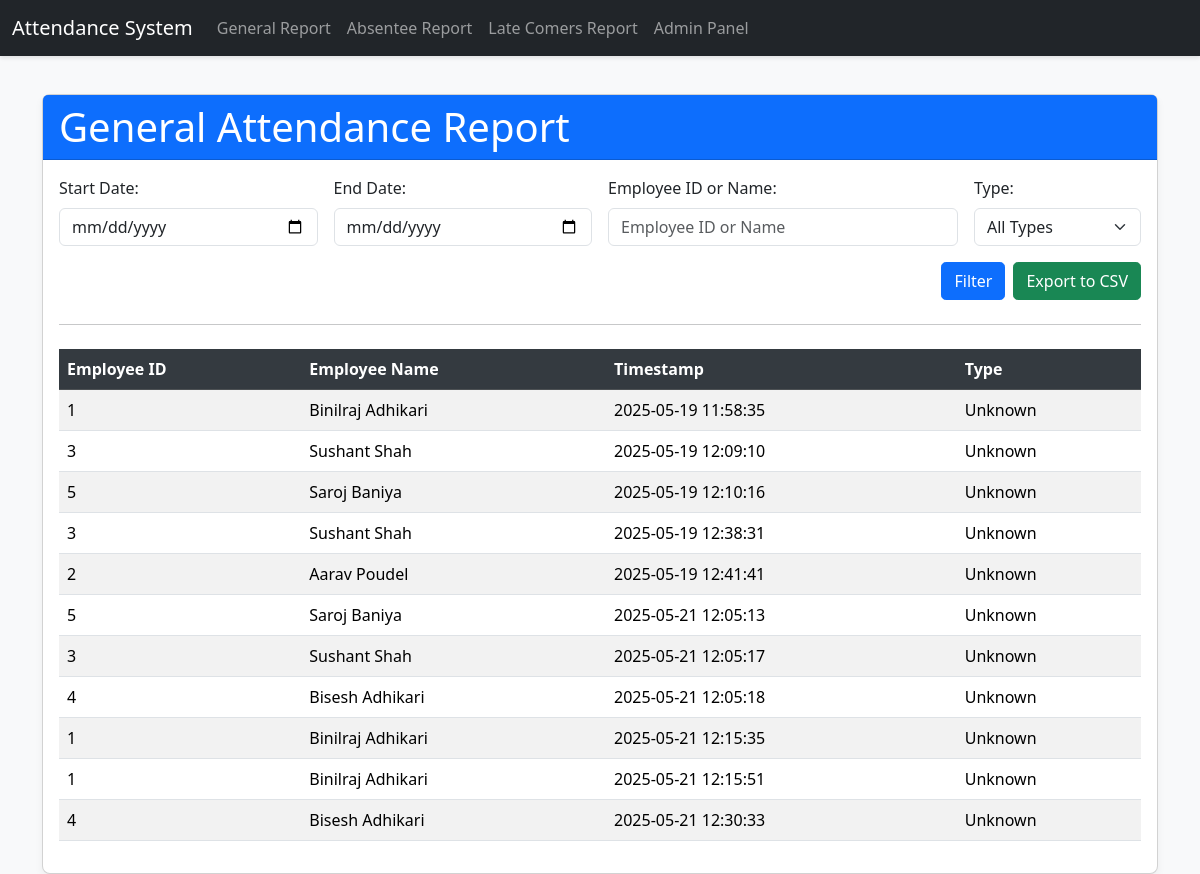
The app's page /api/attendance/report/ (signed in) with its own data.
### attendance/models.py (models this page shows, shortened)
class AttendanceRecord(models.Model):
    ATTENDANCE_CHOICES = [
        ('CHECK_IN', 'Check-in (On Time)'),
        ('LATE_CHECK_IN', 'Check-in (Late)'),
        ('CHECK_OUT', 'Check-out'),
        ('UNKNOWN', 'Unknown')
    ]
    employee = models.ForeignKey(Employee, on_delete=models.CASCADE)
    timestamp = models.DateTimeField(auto_now_add=True)
    attendance_type = models.CharField( # <--- ENSURE THIS LINE EXISTS AND IS CORRECT
        max_length=15, # Increased max_length for 'LATE_CHECK_IN'
        choices=ATTENDANCE_CHOICES,
        default='UNKNOWN'
    )
    class Meta:
        ordering = ['-timestamp']

class Employee(models.Model):
    employee_id = models.CharField(max_length=50, unique=True)  # Unique identifier for employees
    name = models.CharField(max_length=255)
    rfid_tag = models.CharField(max_length=255, unique=True, blank=True, null=True) # Assignable RFID tag

### attendance/views.py (the view)
# urls.py: path('report/', AttendanceReportView.as_view(), name='attendance_report'),
class AttendanceReportView(AdminRequiredMixin, View): # ADDED AdminRequiredMixin
    def get(self, request):
        starting_date_str = request.GET.get('starting_date')
        ending_date_str = request.GET.get('ending_date')
        employee_query = request.GET.get('employee')
        attendance_type_filter = request.GET.get('attendance_type')
        attendance_records = AttendanceRecord.objects.all().select_related('employee')
        try:
            if starting_date_str:
                starting_date = datetime.strptime(starting_date_str, '%Y-%m-%d').date()
                attendance_records = attendance_records.filter(timestamp__date__gte=starting_date)
            else:
                starting_date = None
            if ending_date_str:
                ending_date = datetime.strptime(ending_date_str, '%Y-%m-%d').date()
                attendance_records = attendance_records.filter(timestamp__date__lte=ending_date)
            else:
                ending_date = None
        except ValueError:
            print("Invalid date format provided for attendance report. Ignoring date filter.")
            starting_date = None
            ending_date = None
            attendance_records = AttendanceRecord.objects.none()
        if employee_query:
            attendance_records = attendance_records.filter(
                Q(employee__name__icontains=employee_query) |
                Q(employee__employee_id__icontains=employee_query)
            )
        if attendance_type_filter and attendance_type_filter != 'ALL':
            attendance_records = attendance_records.filter(attendance_type=attendance_type_filter)
        attendance_records = attendance_records.order_by('timestamp')
        context = {
            'attendance_records': attendance_records,
            'starting_date': starting_date,
            'ending_date': ending_date,
            'employee_query': employee_query,
            'attendance_type_filter': attendance_type_filter,
            'ATTENDANCE_CHOICES': AttendanceRecord._meta.get_field('attendance_type').choices
        }
        return render(request, 'attendance/attendance_report.html', context)

### attendance/views.py (called while the page is built)
    def test_func(self):
        return self.request.user.is_staff # Check if the user has staff status

### attendance/templates/attendance/attendance_report.html (shortened to what this page needs)
{% extends 'base.html' %}
{% block content %}
    <div class="card mt-4">
        <div class="card-header bg-primary text-white">
            <h1 class="card-title mb-0">General Attendance Report</h1>
        </div>
        <div class="card-body">
            <form method="get" action="{% url 'attendance:attendance_report' %}" class="row g-3 align-items-end">
                <div class="col-md-3">
                    <label for="starting_date" class="form-label">Start Date:</label>
                    <input type="date" id="starting_date" name="starting_date" class="form-control" value="{{ starting_date|date:'Y-m-d'|default:'' }}">
                </div>
                <div class="col-md-3">
                    <label for="ending_date" class="form-label">End Date:</label>
                    <input type="date" id="ending_date" name="ending_date" class="form-control" value="{{ ending_date|date:'Y-m-d'|default:'' }}">
                </div>
                <div class="col-md-4">
                    <label for="employee_search" class="form-label">Employee ID or Name:</label>
                    <input type="text" id="employee_search" name="employee" class="form-control" placeholder="Employee ID or Name" value="{{ employee_query|default:'' }}">
                </div>
                <div class="col-md-2">
                    <label for="attendance_type_filter" class="form-label">Type:</label>
                    <select id="attendance_type_filter" name="attendance_type" class="form-select">
                        <option value="ALL" {% if attendance_type_filter == 'ALL' or not attendance_type_filter %}selected{% endif %}>All Types</option>
                    </select>
                </div>
                <div class="col-12 d-flex justify-content-end mt-3">
                    <button type="submit" class="btn btn-primary me-2">Filter</button>
                    <a href="{% url 'attendance:export_attendance_csv' %}?starting_date={{ starting_date|date:'Y-m-d'|default:'' }}&ending_date={{ ending_date|date:'Y-m-d'|default:'' }}&employee={{ employee_query|default:'' }}&attendance_type={{ attendance_type_filter|default:'ALL' }}" class="btn btn-success">Export to CSV</a>
                </div>
            </form>
            <hr class="my-4">
            {% if attendance_records %}
                <div class="table-responsive">
                    <table class="table table-striped table-hover">
                        <thead class="table-dark">
                            <tr>
                                <th>Employee ID</th>
                                <th>Employee Name</th>
                                <th>Timestamp</th>
                                <th>Type</th>
                            </tr>
                        </thead>
                        <tbody>
                            {% for record in attendance_records %}
                                <tr>
                                    <td>{{ record.employee.employee_id }}</td>
                                    <td>{{ record.employee.name }}</td>
                                    <td>{{ record.timestamp|date:"Y-m-d H:i:s" }}</td>
                                    <td>{{ record.get_attendance_type_display }}</td>
                                </tr>
                            {% endfor %}
                        </tbody>
                    </table>
                </div>
            {% endif %}
        </div>
    </div>
{% endblock content %}

### attendance/templates/base.html (shortened to what this page needs)
<!DOCTYPE html>
<html lang="en">
<head>
    <link href="https://cdn.jsdelivr.net/npm/bootstrap@5.3.3/dist/css/bootstrap.min.css" rel="stylesheet">
</head>
<body>
    <nav class="navbar navbar-expand-lg navbar-dark bg-dark fixed-top">
        <div class="container-fluid">
            <a class="navbar-brand" href="#">Attendance System</a>
            <div class="collapse navbar-collapse" id="navbarNav">
                <ul class="navbar-nav me-auto mb-2 mb-lg-0">
                    <li class="nav-item">
                        <a class="nav-link" href="{% url 'attendance:attendance_report' %}">General Report</a>
                    </li>
                    <li class="nav-item">
                        <a class="nav-link" href="{% url 'attendance:absentee_report' %}">Absentee Report</a>
                    </li>
                    <li class="nav-item">
                        <a class="nav-link" href="{% url 'attendance:late_comers_report' %}">Late Comers Report</a>
                    </li>
                    <li class="nav-item">
                        <a class="nav-link" href="/admin/">Admin Panel</a>
                    </li>
                </ul>
            </div>
        </div>
    </nav>
    <div class="container mt-4">
        {% block content %}
        {% endblock %}
    </div>
</body>
</html>

### attendance/templates/base.html (style rules this page uses)
body { padding-top: 70px; background-color: #f8f9fa; }
.navbar { box-shadow: 0 2px 4px rgba(0,0,0,.1); }
.card { box-shadow: 0 4px 8px rgba(0,0,0,.05); border-radius: 0.5rem; }
.form-label { font-weight: 500; }
.table thead th { background-color: #343a40; color: white; }
.table-striped tbody tr:nth-of-type(odd) { background-color: rgba(0,0,0,.05); }
.btn { border-radius: 0.3rem; }

### records on screen
AttendanceRecord: employee.employee_id "1", employee.name "Binilraj Adhikari", timestamp "2025-05-19 11:58:35", attendance_type "Unknown"
AttendanceRecord: employee.employee_id "3", employee.name "Sushant Shah", timestamp "2025-05-19 12:09:10", attendance_type "Unknown"
AttendanceRecord: employee.employee_id "5", employee.name "Saroj Baniya", timestamp "2025-05-19 12:10:16", attendance_type "Unknown"
AttendanceRecord: employee.employee_id "3", employee.name "Sushant Shah", timestamp "2025-05-19 12:38:31", attendance_type "Unknown"
AttendanceRecord: employee.employee_id "2", employee.name "Aarav Poudel", timestamp "2025-05-19 12:41:41", attendance_type "Unknown"
AttendanceRecord: employee.employee_id "5", employee.name "Saroj Baniya", timestamp "2025-05-21 12:05:13", attendance_type "Unknown"
AttendanceRecord: employee.employee_id "3", employee.name "Sushant Shah", timestamp "2025-05-21 12:05:17", attendance_type "Unknown"
AttendanceRecord: employee.employee_id "4", employee.name "Bisesh Adhikari", timestamp "2025-05-21 12:05:18", attendance_type "Unknown"
AttendanceRecord: employee.employee_id "1", employee.name "Binilraj Adhikari", timestamp "2025-05-21 12:15:35", attendance_type "Unknown"
AttendanceRecord: employee.employee_id "1", employee.name "Binilraj Adhikari", timestamp "2025-05-21 12:15:51", attendance_type "Unknown"
AttendanceRecord: employee.employee_id "4", employee.name "Bisesh Adhikari", timestamp "2025-05-21 12:30:33", attendance_type "Unknown"
